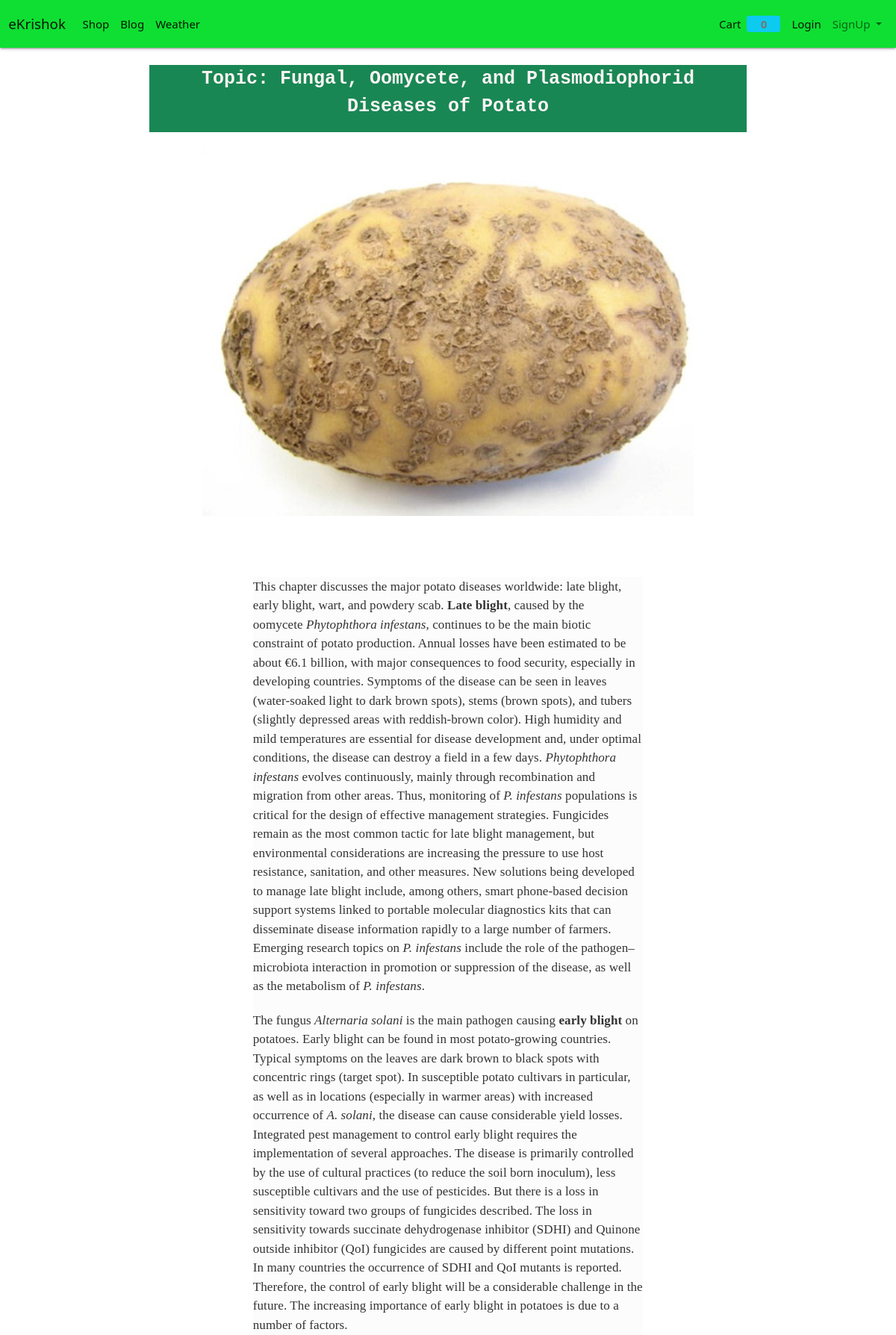
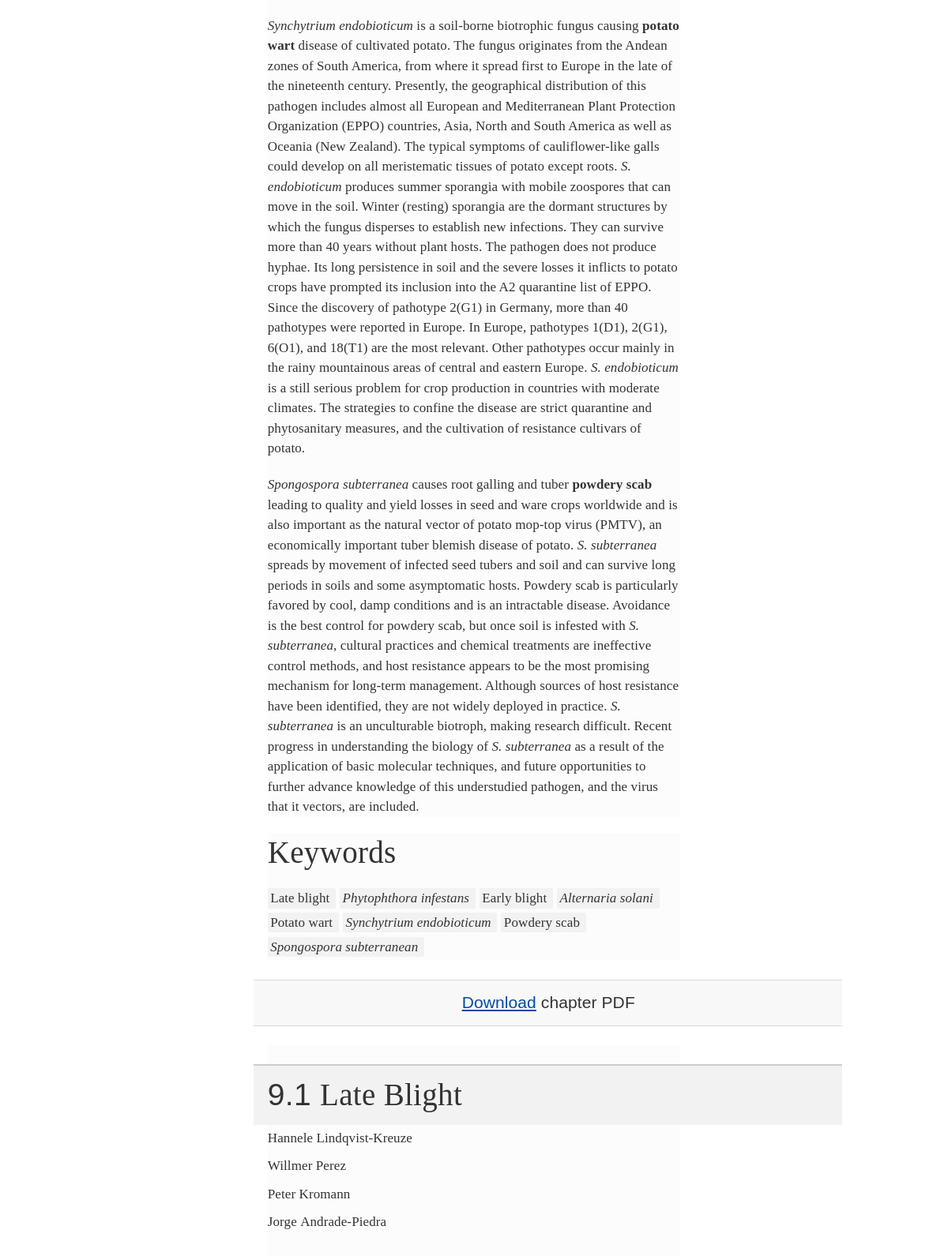
The page /blog/blog-detail/fungal-oomycete-and-plasmodiophorid-diseases-of-potato (upper part) on the database its author committed (2 pictures, top to bottom).
### Blog2/models.py (models this page shows, shortened)
class Post(models.Model):
    post_id = models.AutoField(primary_key=True)
    title = models.CharField(max_length=100)
    content = FroalaField()
    cat = models.ForeignKey(BlogCategory, on_delete=models.CASCADE)
    slug = models.SlugField(max_length=1000, null=True, blank=True)
    image = models.ImageField(upload_to = 'upload/blog/postImg/')
    created_at = models.DateTimeField(auto_now_add=True)
    upload_to = models.DateTimeField(auto_now=True)

### Blog2/views.py (the view)
# urls.py: path('blog-detail/<slug>' , blog_detail , name="blog_detail"),
def blog_detail(request , slug):
    context = {}
    try:
        blog_obj = Post.objects.filter(slug = slug).first()
        context['blog_obj'] =  blog_obj
    except Exception as e:
        print(e)
    return render(request , 'blog/blog_detail.html' , context)

### Store/templates/blog/blog_detail.html (shortened to what this page needs)
{% extends "store/base.html" %}
{% block content %}
<section>
    <div class="container">
        <div class="row text-center mt-2" >
            <div class="container mt-3 bg-success" style="margin-bottom: 20px; width: 800px;">
                <p style="color:rgb(252, 244, 244); font-family: 'Courier New', Courier, monospace; font-weight: bold; font-size: 25px;">
                    Topic: {{blog_obj.title|safe}}</p>
            </div>
            <div class="col-xl-10 mx-auto"><img class="img-fluid mb-5"
                    src="/abcd/show/{{blog_obj.image}}"
                    alt=""></div>
        </div>
        <div class="row">
            <div class="col-xl-8 col-lg-10 mx-auto">
                <div class="text-content">
                    {{blog_obj.content|safe}}
                </div>
            </div>
        </div>
    </div>
</section>
{% endblock %}

### Store/templates/blog/blog_detail.html (style rules this page uses)
body { background-image: url(''); }

### rows shown on the page
Post: title "Fungal, Oomycete, and Plasmodiophorid Diseases of Potato", image (picture), content "This chapter discusses the major potato diseases worldwide: late blight, early blight, wart, and powdery scab. Late blight , caused by the oomycete Phytophthora infestans , continues to be the main biotic constraint of potato production. Annual losses have been estimated to be about €6.1 billion, with major consequences to food security, especially in developing countries. Symptoms of the disease can be seen in leaves (water-soaked light to dark brown spots), stems (brown spots), and tubers (slightly depressed areas with reddish-brown color). High humidity and mild temperatures are essential for disease development and, under optimal conditions, the disease can destroy a field in a few…"

### other values the page prints
{{ request.session.cart.keys|length }} "0"
